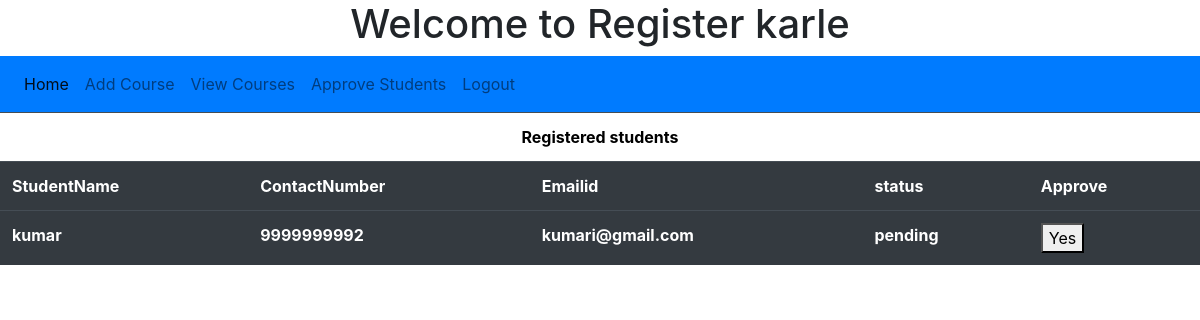
The app's page /approve_students/, older data.
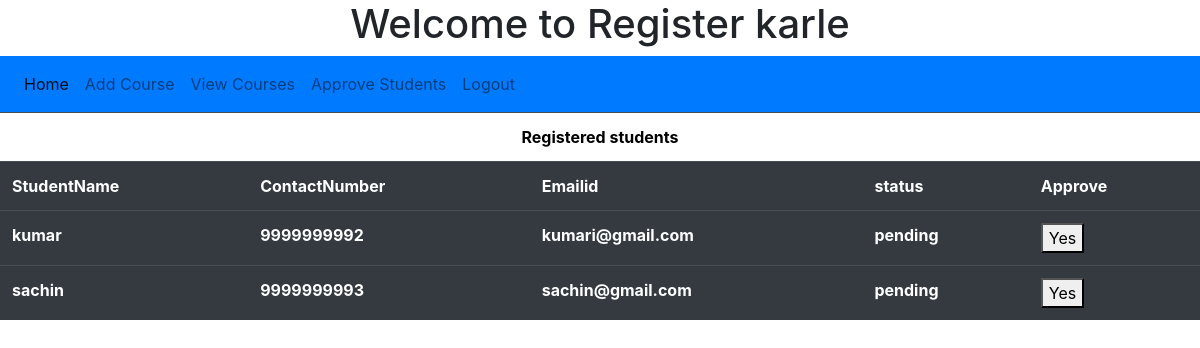
The same page, newer data.
### app6/models.py (models this page shows)
class StudentModel(models.Model):
    idno = models.AutoField(primary_key=True)
    name = models.CharField(max_length=50)
    contactnumber = models.IntegerField(unique=True)
    emailid = models.CharField(unique=True,max_length=100)
    password = models.CharField(max_length=50)
    status = models.CharField(max_length=50,default="pending")

### app6/views.py (the view)
# urls.py: path('approve_students/',views.ApproveStudents.as_view(),name="approve_students"),
class ApproveStudents(ListView):
    template_name = "viewstudents.html"
    model = StudentModel
    fields = "__all__"

### templates/viewstudents.html (shortened to what this page needs)
{% extends 'adminmainmenu.html' %}
{% block commom %}
 <table class="table table-dark">
    <tr><th colspan="6" style="text-align: center;color: black;background-color: white">Registered students</th></tr>
        <tr>
            <th>StudentName</th>
            <th>ContactNumber</th>
            <th>Emailid</th>
            <th>status</th>
            <th>Approve</th>
        </tr>
    {% for x in object_list %}
        {% if x.status == "pending" %}
        <tr>
        <th>{{ x.name }}</th>
            <th>{{ x.contactnumber }}</th>
            <th>{{ x.emailid }}</th>
            <th>{{ x.status }}</th>
            <form action="{% url 'approve' %}" method="get">
                <th><button type="submit">Yes</button></th>
            </form>
{% endif %}
        </tr>
    {% endfor %}
    </table>
{% endblock %}

Row changes from the older to the newer data that the page shows:
added StudentModel: name "sachin", contactnumber "9999999993", emailid "sachin@gmail.com", status "pending"
